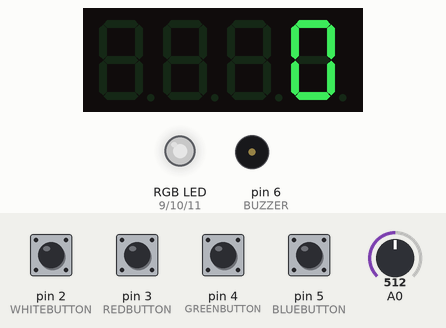
The sketch below on a simulated Arduino Uno, built with avr-gcc and run on an emulated ATmega328P. On the bench: 4-digit seven-segment display, an RGB LED mixed from three pins (HIGH = lit), buzzer (waves = sounding). The inputs (shaded band) are chosen by the test bench; at power-on: pin 2 (WHITEBUTTON), pin 3 (REDBUTTON), pin 4 (GREENBUTTON), pin 5 (BLUEBUTTON) HIGH, A0 = 512. Dim RGB values are drawn brighter than linear; random numbers use the default seed unless the sketch sets one.

Above: at 4.2 s.
4.3 s: pin 2 (WHITEBUTTON) pulled LOW for 0.15 s
At 4.43 s:
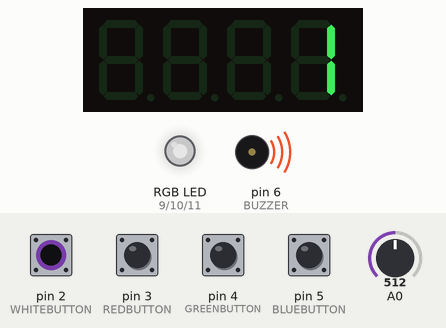
At 4.9 s:
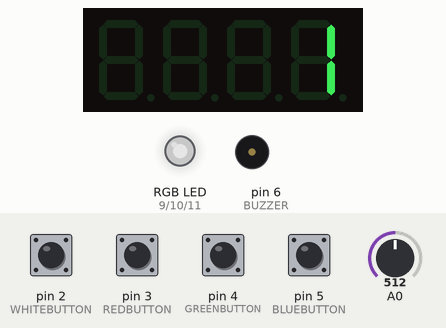
6.0 s: pin 2 (WHITEBUTTON) pulled LOW for 1 s
At 6.8 s:
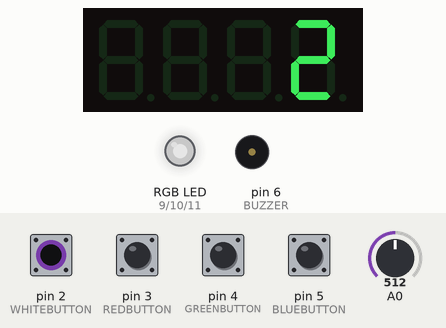
Timing chart, 0 to 34.5 s (numbered marks = the images above; inputs shaded):
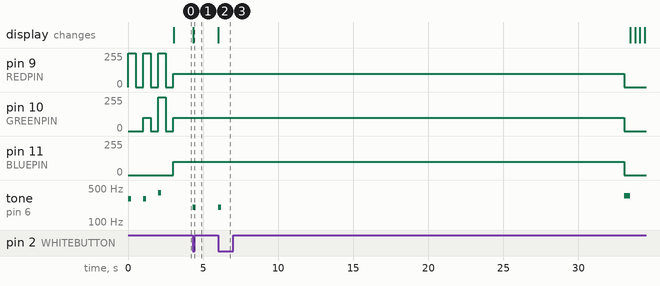

The sketch:

reaction_time_game.ino
```cpp
// Code Written By BlueJay
#include <TM1637Display.h>

// Buttons
const byte WHITEBUTTON = 2;
const byte REDBUTTON = 3;
const byte GREENBUTTON = 4;
const byte BLUEBUTTON = 5;

// Toggles
byte whitePrevious;
byte redPrevious;
byte greenPrevious;
byte bluePrevious;

// Light Pins
const byte REDPIN = 9;
const byte GREENPIN = 10;
const byte BLUEPIN = 11;

// Buzzer
const byte BUZZER = 6;

// Score
int points = 0;

// TM1637 Display
const byte CLK_PIN = 8;
const byte DIO_PIN = 7;

TM1637Display counter = TM1637Display(CLK_PIN, DIO_PIN);

// Time
int startTime;

void displayColor(int r, int g, int b) {
  analogWrite(REDPIN, r);
  analogWrite(GREENPIN, g);
  analogWrite(BLUEPIN, b);
}

void setup() {

  pinMode(WHITEBUTTON, INPUT_PULLUP);
  pinMode(REDBUTTON, INPUT_PULLUP);
  pinMode(GREENBUTTON, INPUT_PULLUP);
  pinMode(BLUEBUTTON, INPUT_PULLUP);

  // Countdown
  displayColor(255, 0, 0);
  tone(BUZZER, 300, 200);
  delay(500);
  displayColor(0, 0, 0);
  delay(500);
  displayColor(255, 100, 0);
  tone(BUZZER, 300, 200);
  delay(500);
  displayColor(0, 0, 0);
  delay(500);
  displayColor(255, 255, 0);
  tone(BUZZER, 400, 200);
  delay(500);
  displayColor(0, 0, 0);
  delay(500);

  //Serial.begin(9600);

  counter.setBrightness(7);
  counter.clear();

  startTime = millis();
}

void loop() {
  // Generate Random Light
  randomSeed(analogRead(0));
  static int currentLight = random(4);

  // Display
  if (currentLight == 0) {
    displayColor(100, 100, 100);
  } else if (currentLight == 1) {
    displayColor(100, 0, 0);
  } else if (currentLight == 2) {
    displayColor(0, 100, 0);
  } else if (currentLight == 3) {
    displayColor(0, 0, 100);
  }

  // Button States
  bool whiteCurrent = digitalRead(WHITEBUTTON);
  bool redCurrent = digitalRead(REDBUTTON);
  bool greenCurrent = digitalRead(GREENBUTTON);
  bool blueCurrent = digitalRead(BLUEBUTTON);

  //Serial.println(points);

  if (whiteCurrent == LOW && whitePrevious == HIGH && currentLight == 0) {
    points += 1;
    currentLight = random(4);
    tone(BUZZER, 200, 200);
  }

  if (redCurrent == LOW && redPrevious == HIGH && currentLight == 1) {
    points += 1;
    currentLight = random(4);
    tone(BUZZER, 200, 200);
  }

  if (greenCurrent == LOW && greenPrevious == HIGH && currentLight == 2) {
    points += 1;
    currentLight = random(4);
    tone(BUZZER, 200, 200);
  }

  if (blueCurrent == LOW && bluePrevious == HIGH && currentLight == 3) {
    points += 1;
    currentLight = random(4);
    tone(BUZZER, 200, 200);
  }

  // Check Game Duration
  int currentTime = millis();
  int elapsedTime = currentTime - startTime;
  //Serial.println(elapsedTime);

  // Game is finished: 30 Seconds
  if (elapsedTime > 30000) {
    displayColor(0, 0, 0);
    tone(BUZZER, 350, 200);
    delay(200);
    tone(BUZZER, 350, 200);
    delay(200);
    while (true) {
      counter.clear();
      delay(300);
      counter.showNumberDec(points);
      delay(300);
    }
  }

  // Update Buttons
  whitePrevious = whiteCurrent;
  redPrevious = redCurrent;
  greenPrevious = greenCurrent;
  bluePrevious = blueCurrent;

  //Display Points
  counter.showNumberDec(points);
}
```

Measured:
- after the input at 4.3 s, tone on pin 6 (BUZZER): silent → 200 Hz at once, → silent 0.20 s later; the display: changes at once (image 1)
